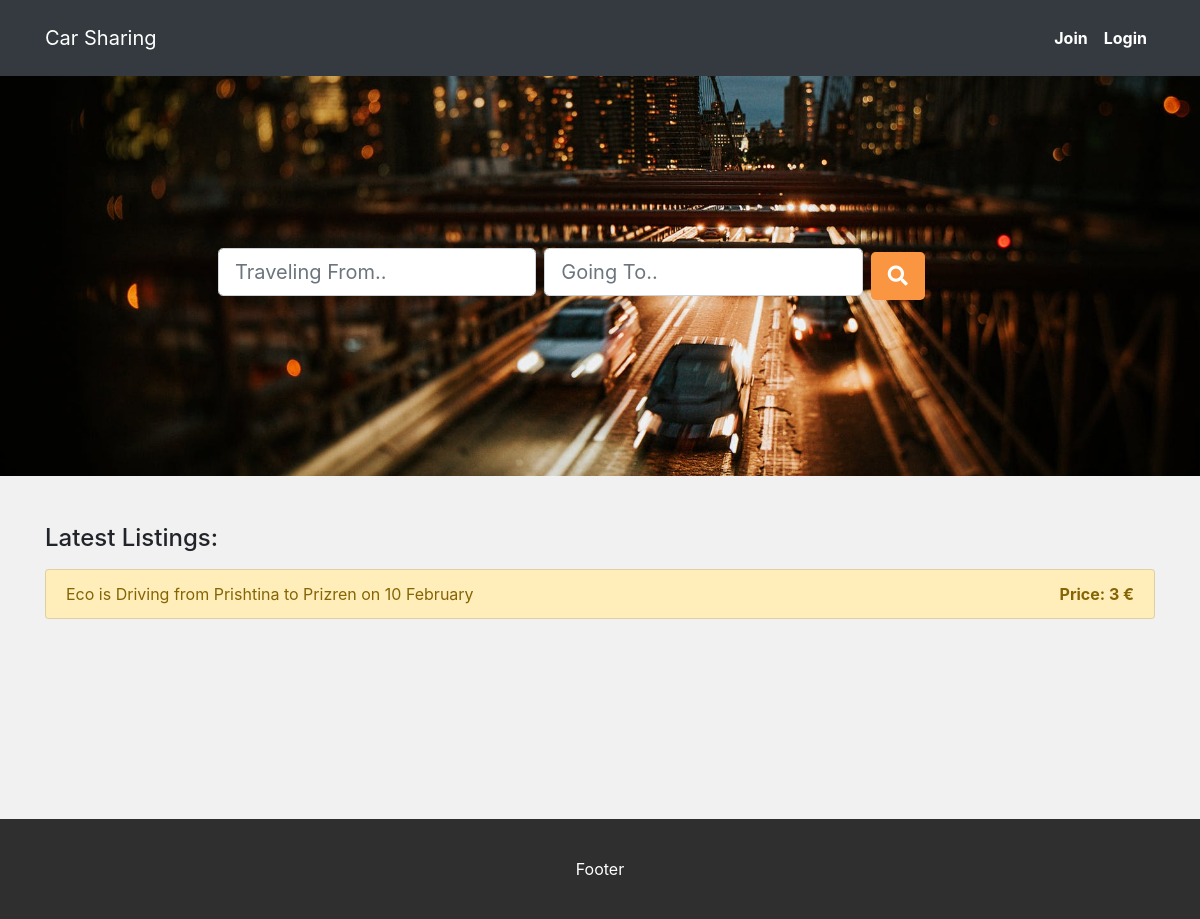
Before: / with the older database file.
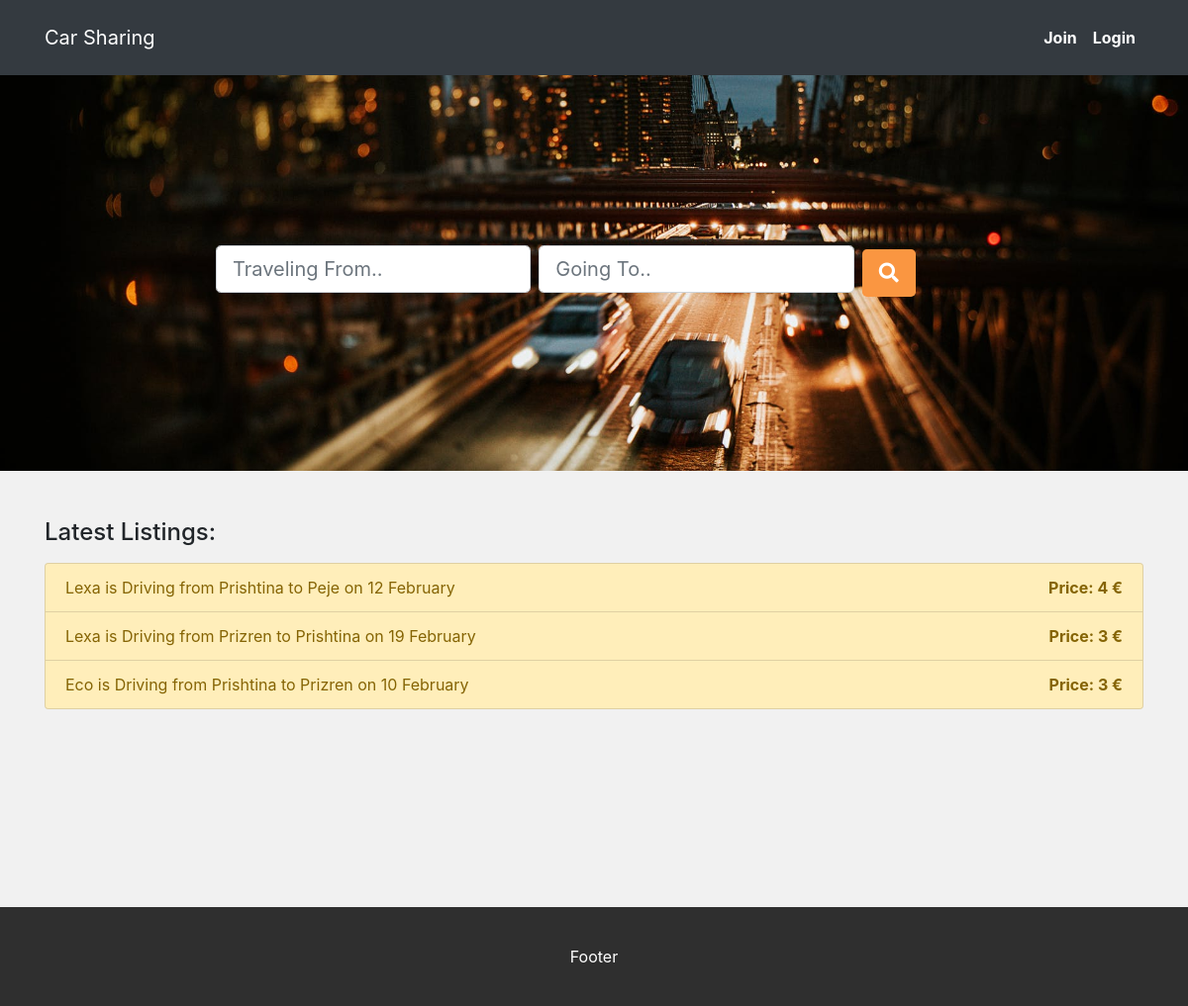
After: the same page with the newer database file.
### models.py (models this page shows, shortened)
class Listing(db.Model):
    __tablename__ = 'listings'
    id = db.Column(db.Integer, primary_key=True)
    user_id = db.Column(db.Integer, db.ForeignKey("users.id", ondelete="cascade", onupdate='cascade'), nullable=False)
    location_from = db.Column(db.String())
    location_to = db.Column(db.String())
    description = db.Column(db.String())
    date = db.Column(db.DateTime)
    price = db.Column(db.String)
    created_at = db.Column(db.DateTime, server_default=func.now())
    updated_at = db.Column(db.DateTime, server_default=func.now(), onupdate=func.now())
    user = db.relationship('User', foreign_keys=[user_id], backref="user_listings")
    users_request_this_listing = db.relationship('User', secondary=requests, lazy='dynamic', backref=db.backref('listings', lazy=True))

class User(db.Model):
    __tablename__ = 'users'
    id = db.Column(db.Integer, primary_key=True)
    first_name = db.Column(db.String(45))
    last_name = db.Column(db.String(45))
    email = db.Column(db.String(255))
    password = db.Column(db.String(255))
    created_at = db.Column(db.DateTime, server_default=func.now())
    updated_at = db.Column(db.DateTime, server_default=func.now(), onupdate=func.now())
    listings_requested_by_this_user = db.relationship('Listing', secondary=requests, lazy='dynamic',backref=db.backref('users', lazy=True))

### controller_functions.py (the view)
def landing_page():
    if ('user_id' in session):
        listings = Listing.query.order_by(Listing.updated_at.desc()).filter(Listing.user_id != session['user_id']).all()
        logged_in_user = User.query.filter_by(id=session['user_id']).first()
    else:
        listings = Listing.query.order_by(Listing.updated_at.desc()).all()
        logged_in_user = False
    for listing in listings:
        listing.month = listing.date.strftime("%B")
        listing.day = listing.date.day
    return render_template("index.html", listings=listings, logged_in_user=logged_in_user)

### templates/index.html
{% include 'includes/header.html' %}
<div id="main">
    <div id="banner">
        <form action="/search" method="get" class="form-inline">
            <input type="text" class="form-control form-control-lg mb-2 mr-sm-2 col-sm-5" name="from"
                placeholder="Traveling From..">
            <input type="text" class="form-control form-control-lg mb-2 mr-sm-2 col-sm-5" name="to"
                placeholder="Going To..">
            <button class="btn my-btn btn-lg"><i class="fas fa-search"></i></button>
        </form>
    </div>
    <div class="container my-5">
        <h4 class="mb-3">Latest Listings:</h3>
        <div class="list-group listing-group">
            {% for listing in listings %}
            <a href="/{{listing.id}}/details" class="list-group-item list-group-item-action list-group-item-warning">
                <div class="d-flex justify-content-between align-items-center">
                    <span>{{listing.user.first_name}} is {{listing.description}} on {{listing.day}} {{listing.month}} </span>
                    <span id="listing-price" class="ml-5">Price: {{listing.price}} &euro;</span>
                </div>
            </a>
            {% endfor %}
        </div>
    </div>
</div>
{% include 'includes/footer.html' %}

Changed rows visible on the page:
added Listing: user.first_name "Lexa", description "Driving from Prishtina to Peje", day "12", month "February", price "4"
added Listing: user.first_name "Lexa", description "Driving from Prizren to Prishtina", day "19", month "February", price "3"
